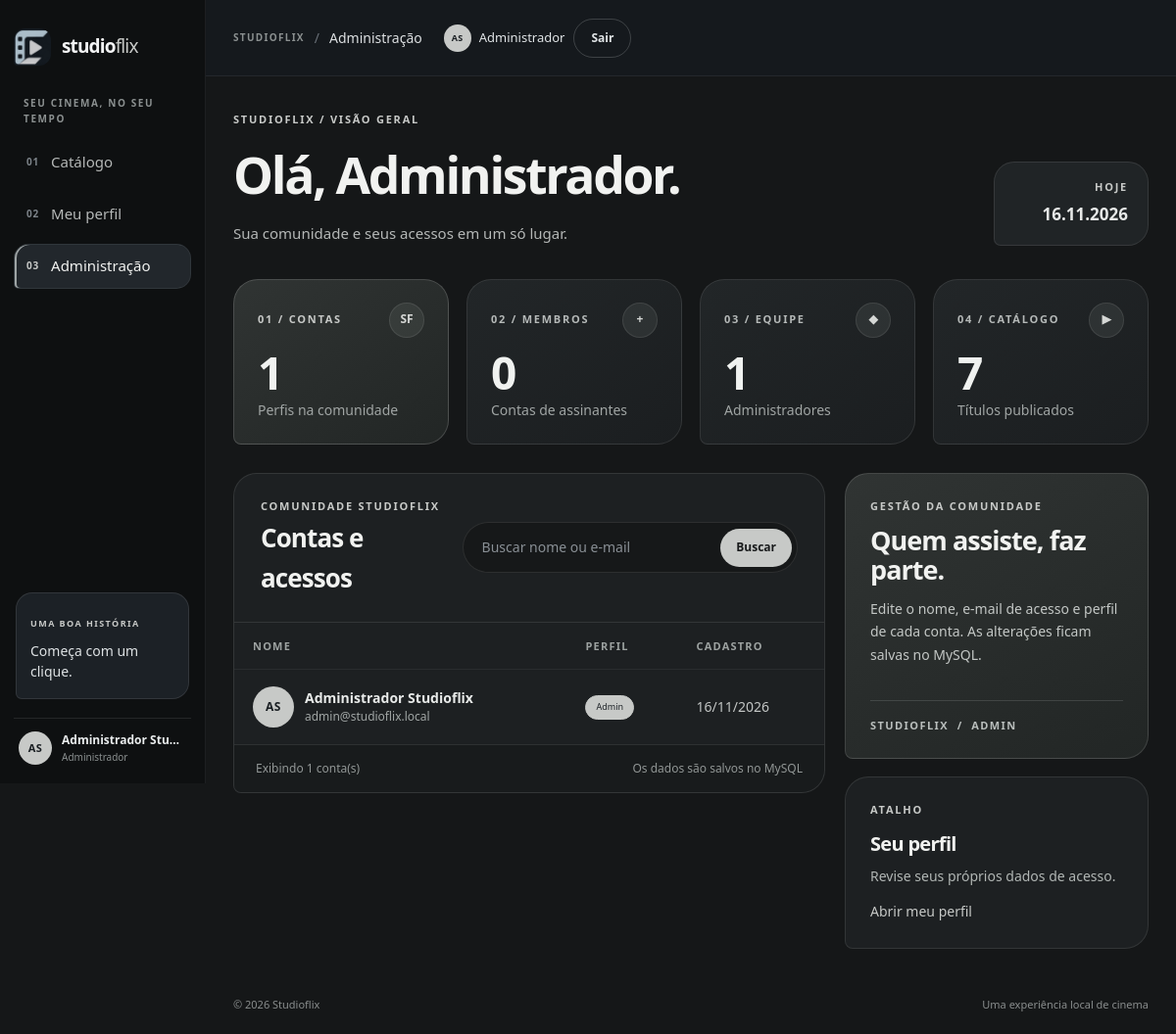
/admin.php (signed in), run on the app's committed database.
### tables this page shows
CREATE TABLE IF NOT EXISTS users (
    id BIGINT UNSIGNED AUTO_INCREMENT PRIMARY KEY,
    name VARCHAR(120) NOT NULL,
    email VARCHAR(190) NOT NULL UNIQUE,
    password_hash VARCHAR(255) NOT NULL,
    role ENUM('user', 'admin') NOT NULL DEFAULT 'user',
    created_at TIMESTAMP NOT NULL DEFAULT CURRENT_TIMESTAMP,
    updated_at TIMESTAMP NOT NULL DEFAULT CURRENT_TIMESTAMP ON UPDATE CURRENT_TIMESTAMP,
    INDEX idx_users_role (role)
);

### includes/functions.php (called while the page is built, shortened)
<?php
function h(mixed $value): string
{
    return htmlspecialchars((string) $value, ENT_QUOTES | ENT_SUBSTITUTE, 'UTF-8');
}
function current_user(): ?array
{
    return isset($_SESSION['user']) && is_array($_SESSION['user']) ? $_SESSION['user'] : null;
}
function is_admin(): bool
{
    return (current_user()['role'] ?? null) === 'admin';
}
function require_admin(): void
{
    if (is_admin()) {
        return;
    }
    require __DIR__ . '/header.php';
    ?>
    <?php
    require __DIR__ . '/footer.php';
    exit;
}
function initials(string $name): string
{
    $parts = preg_split('/\s+/', trim($name)) ?: [];
    $letters = '';
    foreach (array_slice($parts, 0, 2) as $part) {
        if ($part !== '') {
            $letters .= mb_strtoupper(mb_substr($part, 0, 1));
        }
    }
    return $letters !== '' ? $letters : 'SF';
}

### admin.php (the view, shortened to what this page needs)
<?php
$pdo = db();
$search = trim((string) ($_GET['q'] ?? ''));
$params = [];
$sql = 'SELECT id, name, email, role, created_at FROM users';
$sql .= ' ORDER BY created_at DESC, id DESC';
$list = $pdo->prepare($sql);
$list->execute($params);
$users = $list->fetchAll();
$stats = [
    'total' => (int) $pdo->query('SELECT COUNT(*) FROM users')->fetchColumn(),
    'members' => (int) $pdo->query("SELECT COUNT(*) FROM users WHERE role = 'user'")->fetchColumn(),
    'admins' => (int) $pdo->query("SELECT COUNT(*) FROM users WHERE role = 'admin'")->fetchColumn(),
    'movies' => (int) $pdo->query('SELECT COUNT(*) FROM movies WHERE is_published = 1')->fetchColumn(),
];
$editing = null;
$editId = filter_input(INPUT_GET, 'edit', FILTER_VALIDATE_INT);
$pageTitle = 'Administração';
$activeNav = 'admin';
require __DIR__ . '/includes/header.php';
?>
<section class="admin-page">
    <div class="admin-welcome">
        <div><p class="eyebrow">STUDIOFLIX / VISÃO GERAL</p><h1>Olá, <?= h(explode(' ', trim(current_user()['name']))[0] ?? 'admin') ?>.</h1><p class="page-lede">Sua comunidade e seus acessos em um só lugar.</p></div>
        <div class="admin-date"><span class="eyebrow">HOJE</span><strong><?= h(date('d.m.Y')) ?></strong></div>
    </div>
    <div class="admin-stat-grid">
        <article class="stat-card stat-card-featured"><div class="stat-card-top"><span class="eyebrow">01 / CONTAS</span><span class="stat-card-mark">SF</span></div><strong><?= $stats['total'] ?></strong><span>Perfis na comunidade</span></article>
        <article class="stat-card"><div class="stat-card-top"><span class="eyebrow">02 / MEMBROS</span><span class="stat-card-mark">+ </span></div><strong><?= $stats['members'] ?></strong><span>Contas de assinantes</span></article>
        <article class="stat-card"><div class="stat-card-top"><span class="eyebrow">03 / EQUIPE</span><span class="stat-card-mark">◆</span></div><strong><?= $stats['admins'] ?></strong><span>Administradores</span></article>
        <article class="stat-card"><div class="stat-card-top"><span class="eyebrow">04 / CATÁLOGO</span><span class="stat-card-mark">▶</span></div><strong><?= $stats['movies'] ?></strong><span>Títulos publicados</span></article>
    </div>
    <div class="admin-content-grid">
        <section class="admin-table-card">
            <div class="table-card-heading">
                <div><p class="eyebrow">COMUNIDADE STUDIOFLIX</p><h2>Contas e acessos</h2></div>
                <form class="admin-search" action="admin.php" method="get"><label class="sr-only" for="user-search">Buscar usuários</label><input id="user-search" name="q" type="search" placeholder="Buscar nome ou e-mail" value="<?= h($search) ?>"><button type="submit">Buscar</button></form>
            </div>
            <div class="table-scroll">
                <table class="user-table">
                    <thead><tr><th>Nome</th><th>Perfil</th><th>Cadastro</th><th class="table-actions-heading">Ações</th></tr></thead>
                    <tbody>
                    <?php foreach ($users as $listedUser): ?>
                        <tr class="<?= (int) $listedUser['id'] === (int) $editId ? 'is-editing' : '' ?>">
                            <td><div class="table-user"><span class="avatar avatar-small"><?= h(initials($listedUser['name'])) ?></span><span><strong><?= h($listedUser['name']) ?></strong><small><?= h($listedUser['email']) ?></small></span></div></td>
                            <td><span class="role-pill <?= $listedUser['role'] === 'admin' ? 'role-admin' : '' ?>"><?= $listedUser['role'] === 'admin' ? 'Admin' : 'Comum' ?></span></td>
                            <td><?= h(date('d/m/Y', strtotime($listedUser['created_at']))) ?></td>
                            <td></td>
                        </tr>
                    <?php endforeach; ?>
                    </tbody>
                </table>
            </div>
            <div class="table-card-foot"><span>Exibindo <?= count($users) ?> conta(s)</span><span>Os dados são salvos no MySQL</span></div>
        </section>
        <aside class="admin-side-column <?= $editing ? 'is-editing' : '' ?>">
            <?php if ($editing): ?>
                <section class="admin-edit-card">
                    <p class="eyebrow"><?= (int) $editing['id'] === (int) current_user()['id'] ? 'SUA CONTA ADMINISTRADORA' : 'EDITANDO CONTA' ?></p><h2><?= h($editing['name']) ?></h2>
                    <p class="admin-edit-intro">Atualize os dados da conta. O e-mail de acesso é fixo.</p>
                    <form class="stack-form" method="post" action="admin.php?edit=<?= (int) $editing['id'] ?>">
                        <?= csrf_field() ?><input type="hidden" name="action" value="update"><input type="hidden" name="user_id" value="<?= (int) $editing['id'] ?>">
                        <label class="field-label" for="edit-name">Nome completo</label><input class="field-input" id="edit-name" name="name" type="text" value="<?= h($_POST['name'] ?? $editing['name']) ?>" maxlength="120" autocomplete="name" required>
                        <label class="field-label" for="edit-email">E-mail da conta</label><input class="field-input" id="edit-email" type="email" value="<?= h($editing['email']) ?>" readonly aria-readonly="true" autocomplete="email">
                        <small class="field-help">Este e-mail não pode ser alterado.</small>
                        <label class="field-label" for="edit-role">Tipo de acesso</label>
                        <?php if ((int) $editing['id'] === (int) current_user()['id']): ?>
                            <input class="field-input" id="edit-role" value="Administrador — sua própria função não pode ser alterada" disabled>
                            <input type="hidden" name="role" value="admin">
                        <?php else: ?>
                            <?php $selectedRole = $_POST['role'] ?? $editing['role']; ?>
                            <select class="field-input" id="edit-role" name="role"><option value="user" <?= $selectedRole === 'user' ? 'selected' : '' ?>>Usuário comum</option><option value="admin" <?= $selectedRole === 'admin' ? 'selected' : '' ?>>Administrador</option></select>
                        <?php endif; ?>
                        <button class="button button-primary button-wide" type="submit">Salvar dados da conta</button><a class="text-link text-center" href="admin.php">Cancelar edição</a>
                    </form>
                </section>
            <?php else: ?>
                <section class="admin-side-card admin-side-card-dark">
                    <p class="eyebrow">GESTÃO DA COMUNIDADE</p><h2>Quem assiste, faz parte.</h2><p>Edite o nome, e-mail de acesso e perfil de cada conta. As alterações ficam salvas no MySQL.</p><span class="admin-side-mark">STUDIOFLIX&nbsp; / &nbsp;ADMIN</span>
                </section>
                <section class="admin-side-card admin-side-card-outline">
                    <p class="eyebrow">ATALHO</p><h3>Seu perfil</h3><p>Revise seus próprios dados de acesso.</p><a class="text-link" href="perfil.php">Abrir meu perfil</a>
                </section>
            <?php endif; ?>
        </aside>
    </div>
</section>
<?php require __DIR__ . '/includes/footer.php'; ?>

### includes/header.php (shortened to what this page needs)
<?php
$pageTitle = $pageTitle ?? 'Studioflix';
$activeNav = $activeNav ?? 'catalog';
$user = current_user();
?>
<!doctype html>
<html lang="pt-BR">
<head>
    <link rel="stylesheet" href="assets/css/studioflix.css">
</head>
<body class="app-page">
<div class="app-shell">
    <aside class="sidebar">
        <a class="brand-lockup" href="index.php" aria-label="Studioflix — catálogo">
            <img src="assets/images/studioflix-mark.webp" alt="" class="brand-mark">
            <span class="brand-word">studio<span>flix</span></span>
        </a>
        <p class="side-caption">SEU CINEMA, NO SEU TEMPO</p>
        <nav class="side-nav" aria-label="Navegação principal">
            <a class="side-link <?= $activeNav === 'catalog' ? 'is-active' : '' ?>" href="index.php">
                <span class="side-index">01</span><span>Catálogo</span>
            </a>
            <a class="side-link <?= $activeNav === 'profile' ? 'is-active' : '' ?>" href="<?= $user ? 'perfil.php' : 'login.php' ?>" <?php if (!$user): ?>data-auth-modal<?php endif; ?>>
                <span class="side-index">02</span><span>Meu perfil</span>
            </a>
            <?php if (is_admin()): ?>
                <a class="side-link <?= $activeNav === 'admin' ? 'is-active' : '' ?>" href="admin.php">
                    <span class="side-index">03</span><span>Administração</span>
                </a>
            <?php endif; ?>
        </nav>
        <div class="sidebar-bottom">
            <div class="sidebar-promo">
                <span class="eyebrow">UMA BOA HISTÓRIA</span>
                <p>Começa com um clique.</p>
            </div>
            <?php if ($user): ?>
                <div class="sidebar-user">
                    <span class="avatar"><?= h(initials($user['name'])) ?></span>
                    <span class="sidebar-user-copy"><strong><?= h($user['name']) ?></strong><small><?= is_admin() ? 'Administrador' : 'Membro Studioflix' ?></small></span>
                </div>
            <?php else: ?>
                <a class="side-login" href="login.php" data-auth-modal>Entrar na minha conta</a>
            <?php endif; ?>
        </div>
    </aside>
    <main class="main-column">
        <header class="topbar">
            <div class="topbar-context">
                <span class="topbar-overline">STUDIOFLIX</span>
                <span class="topbar-divider">/</span>
                <span><?= h($pageTitle) ?></span>
            </div>
            <div class="topbar-actions">
                <?php if ($user): ?>
                    <a class="topbar-user" href="perfil.php"><span class="avatar avatar-small"><?= h(initials($user['name'])) ?></span><span><?= h(explode(' ', trim($user['name']))[0] ?? 'Perfil') ?></span></a>
                    <a class="button button-quiet button-small" href="logout.php">Sair</a>
                <?php else: ?>
                    <a class="button button-quiet button-small" href="login.php" data-auth-modal>Entrar</a>
                    <a class="button button-primary button-small" href="cadastro.php">Criar conta</a>
                <?php endif; ?>
            </div>
        </header>
        <div class="page-content">

### includes/footer.php (shortened to what this page needs)
        </div>
        <footer class="site-footer">
            <span>© <?= date('Y') ?> Studioflix</span>
            <span>Uma experiência local de cinema</span>
        </footer>
    </main>
</div>
</body>
</html>

### data on the page
users: name "AS", name "Administrador Stu…", name "Administrador", name "Administrador Studioflix", email "admin@studioflix.local", role "Admin", created_at "16/11/2026"

### other printed values
$pageTitle "Administração"
$stats['total'] "1"
$stats['members'] "0"
$stats['admins'] "1"
$stats['movies'] "7"
count($users) "1"
